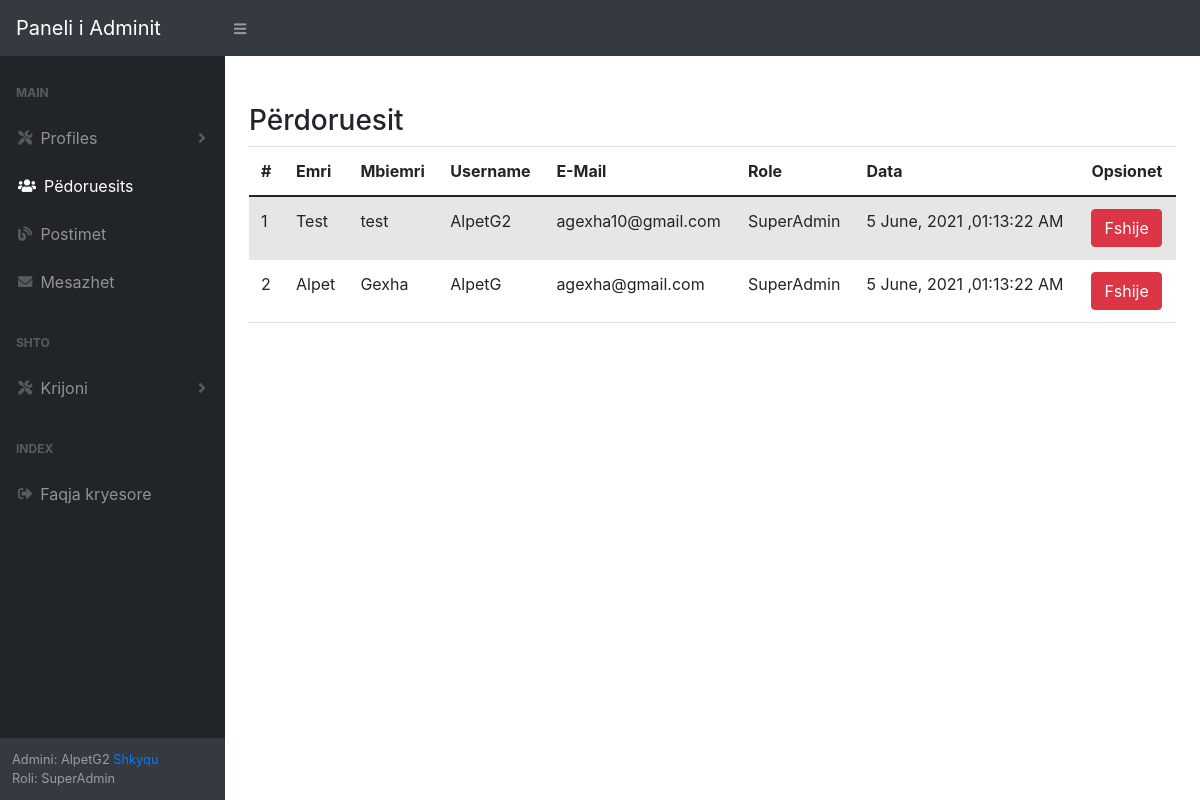
The page /admin/admin_user.php (signed in) on the database as committed earlier.
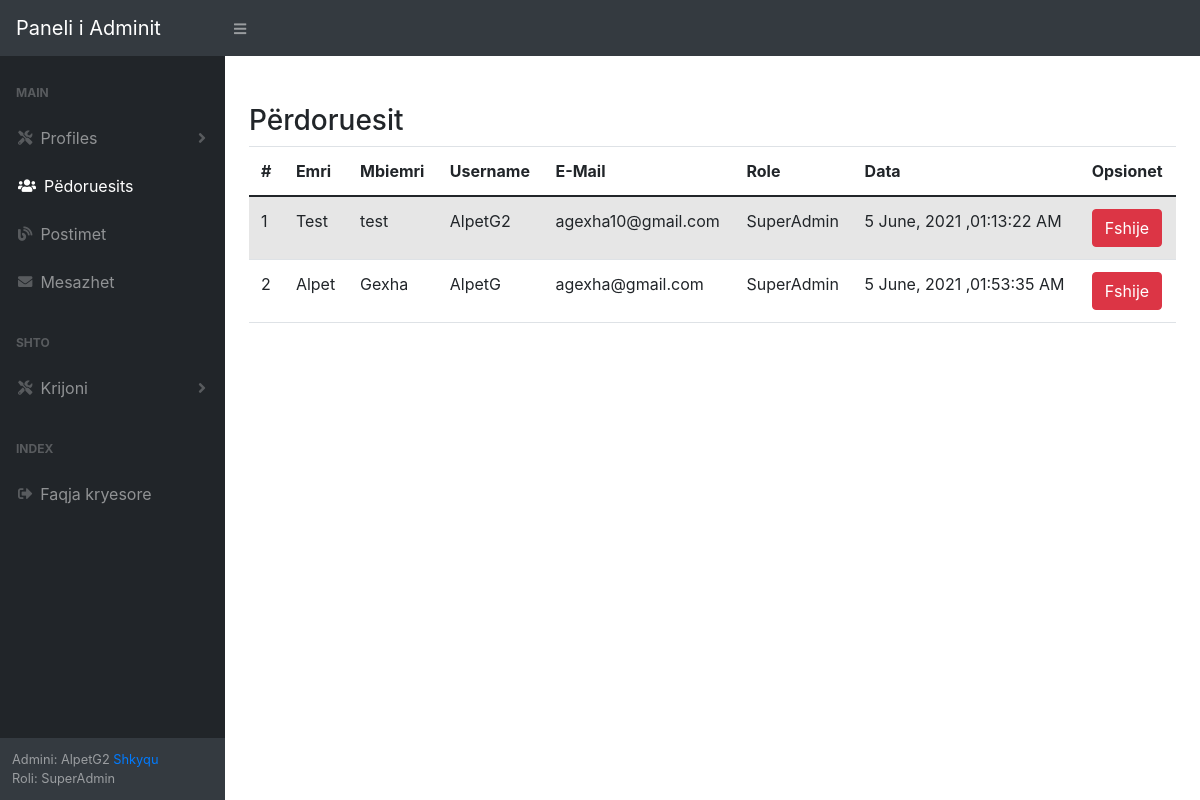
The same page on the database as committed later.
### tables this page shows
CREATE TABLE `users` (
  `id` int(11) NOT NULL,
  `emri` varchar(255) NOT NULL,
  `mbiemri` varchar(255) NOT NULL,
  `username` varchar(255) NOT NULL,
  `password` varchar(255) NOT NULL,
  `email` varchar(255) NOT NULL,
  `role` int(11) NOT NULL DEFAULT 0,
  `image` varchar(500) NOT NULL DEFAULT 'nologouser',
  `j_data` datetime NOT NULL DEFAULT current_timestamp()
);

CREATE TABLE `roles` (
  `id` int(11) NOT NULL,
  `role` varchar(50) NOT NULL
);

### admin/admin_user.php (the view, shortened to what this page needs)
<?php
include "../server.php";
?>
<?php get_Aheader("User Admin"); ?>
<div id="layoutSidenav_content">
    <div class="container-fluid mt-5 h-100">
        <h3 class="title">P&euml;rdoruesit</h3>
        <div class="r-table">
            <table class=" table table-striped table-hover">
                <thead>
                    <tr>
                        <th scope="col">#</th>
                        <th scope="col">Emri</th>
                        <th scope="col">Mbiemri</th>
                        <th scope="col">Username</th>
                        <th scope="col">E-Mail</th>
                        <th scope="col">Role</th>
                        <th scope="col">Data</th>
                        <th scope="col">Opsionet</th>
                    </tr>
                </thead>
                <tbody>
                    <?php
                    require("../database/config.php");
                    $user_sql = "SELECT u.id, u.emri, u.mbiemri, u.username,u.email,u.j_data, r.role from users u, roles r WHERE u.role = r.id order by u.id DESC ";
                    if ($result = mysqli_query($db, $user_sql)) {
                        $i = 1;
                        foreach ($result as $key => $user_row) {
                            echo ' <tr>
                    <td> ' . $i++ . ' </td>
                    <td> ' . $user_row["emri"] . ' </td>
                    <td> ' . $user_row["mbiemri"] . ' </td>
                    <td> ' . $user_row["username"] . ' </td>
                    <td> ' . $user_row['email'] . ' </td>
                    <td> ' . $user_row['role'] . ' </td>
                    <td> ' .  date('j F, Y ,h:i:s A', strtotime($user_row['j_data'])) . ' </td>
                    <td> <a class="btn btn-danger"  data-toggle="modal" data-target="#modal_' . $user_row["id"] . ' ">Fshije</a> </td>
                         </tr>  ';
                        }
                    }
                    ?>
                </tbody>
            </table>
        </div>
    </div>
</div>
</html>

### assets/php/head.php (shortened to what this page needs)
<!DOCTYPE html>
<html lang="en">
<head>
   <link rel="stylesheet" type="text/css" href="assets/css/style.css">
   <link rel="stylesheet" href="https://cdn.jsdelivr.net/npm/bootstrap@5.0.0/dist/css/bootstrap.min.css" rel="stylesheet">
   <link rel="stylesheet" href="https://cdn.jsdelivr.net/npm/bootstrap@4.5.3/dist/css/bootstrap.min.css">
   <link rel="stylesheet" href="https://use.fontawesome.com/releases/v5.7.2/css/all.css">

### server.php (shortened to what this page needs)
<?php
function get_Aheader($title_bar)
{
    include "../assets/php/head.php";
    echo '<link rel="stylesheet" type="text/css" href="../assets/css/style.css">';
    echo '<link rel="stylesheet" type="text/css" href="../assets/css/bootstrap.css">';
    echo "<title>$title_bar - AlpetGTech Blog</title></head>";
    include "../assets/php/admin-navbar.php";
}

### assets/php/admin-navbar.php (shortened to what this page needs)
<nav class="sb-topnav sticky-top navbar navbar-expand navbar-dark bg-dark">
    <a class="navbar-brand" href="#">Paneli i Adminit</a>
    <button class="btn btn-link btn-sm order-1 order-lg-0" id="sidebarToggle" href="#!"><i class="fas fa-bars"></i></button>
</nav>
<?php
require "../database/config.php";
$username = $_SESSION['username'];
$sql_admin = "SELECT u.id, u.emri, u.mbiemri, u.username,u.email,u.j_data, r.role from users u,roles r where u.username = '$username' and u.role = r.id";
$results_admin = mysqli_query($db, $sql_admin);
$row_admin = $results_admin->fetch_assoc();
?>
<div id="layoutSidenav">
    <div id="layoutSidenav_nav">
        <nav class="sb-sidenav accordion sb-sidenav-dark" id="sidenavAccordion">
            <div class="sb-sidenav-menu">
                <div class="nav sticky-top">
                    <div class="sb-sidenav-menu-heading">Main</div>
                    <a class="nav-link collapsed" href="#" data-toggle="collapse" data-target="#collapsePages1" aria-expanded="false" aria-controls="collapsePages1">
                        <div class="sb-nav-link-icon"><i class="fas fa-tools"></i></div>
                        Profiles
                        <div class="sb-sidenav-collapse-arrow"><i class="fas fa-angle-down"></i></div>
                    </a>
                    <a class="nav-link" href="../admin/admin_user.php">
                        <div class="sb-nav-link-icon"><i class="fas fa-users"></i></div>
                        P&euml;doruesits
                    </a>
                    <a class="nav-link" href="../admin/admin_post.php">
                        <div class="sb-nav-link-icon"><i class="fas fa-blog"></i></div>
                        Postimet
                    </a>
                    <a class="nav-link" href="../admin/admin_sms.php">
                        <div class="sb-nav-link-icon"><i class="fas fa-envelope"></i></div>
                        Mesazhet
                    </a>
                    <div class="sb-sidenav-menu-heading">Shto</div>
                    <a class="nav-link collapsed" href="#" data-toggle="collapse" data-target="#collapsePages2" aria-expanded="false" aria-controls="collapsePages2">
                        <div class="sb-nav-link-icon"><i class="fas fa-tools"></i></div>
                        Krijoni
                        <div class="sb-sidenav-collapse-arrow"><i class="fas fa-angle-down"></i></div>
                    </a>
                    <div class="sb-sidenav-menu-heading">Index</div>
                    <a class="nav-link" href="../index.php">
                        <div class="sb-nav-link-icon"><i class="fas fa-sign-out-alt"></i></div>
                        Faqja kryesore
                    </a>
                </div>
            </div>
            <div class="sb-sidenav-footer">
                <div class="small">Admini: <?php echo $row_admin['username']; ?> <a href="../assets/php/logout.php"> Shkyqu </a> </div>
                <div class="small">Roli: <?php echo $row_admin['role']; ?> </div>
            </div>
        </nav>
    </div>

### assets/css/style.css (style rules this page uses)
html, body { margin: 0; font-size: 100%; font-family: 'Poppins', sans-serif; background: #fff; }
body a { text-decoration: none; transition: 0.5s all; -webkit-transition: 0.5s all; -moz-transition: 0.5s all; -o-transition: 0.5s all; -ms-transition: 0.5s all; }
.r-table { overflow-x: auto; }
.nav-link { margin: 0 2px; }

Rows that differ between the two databases and show on the page:
changed users "Alpet": j_data "5 June, 2021 ,01:13:22 AM" → "5 June, 2021 ,01:53:35 AM"
